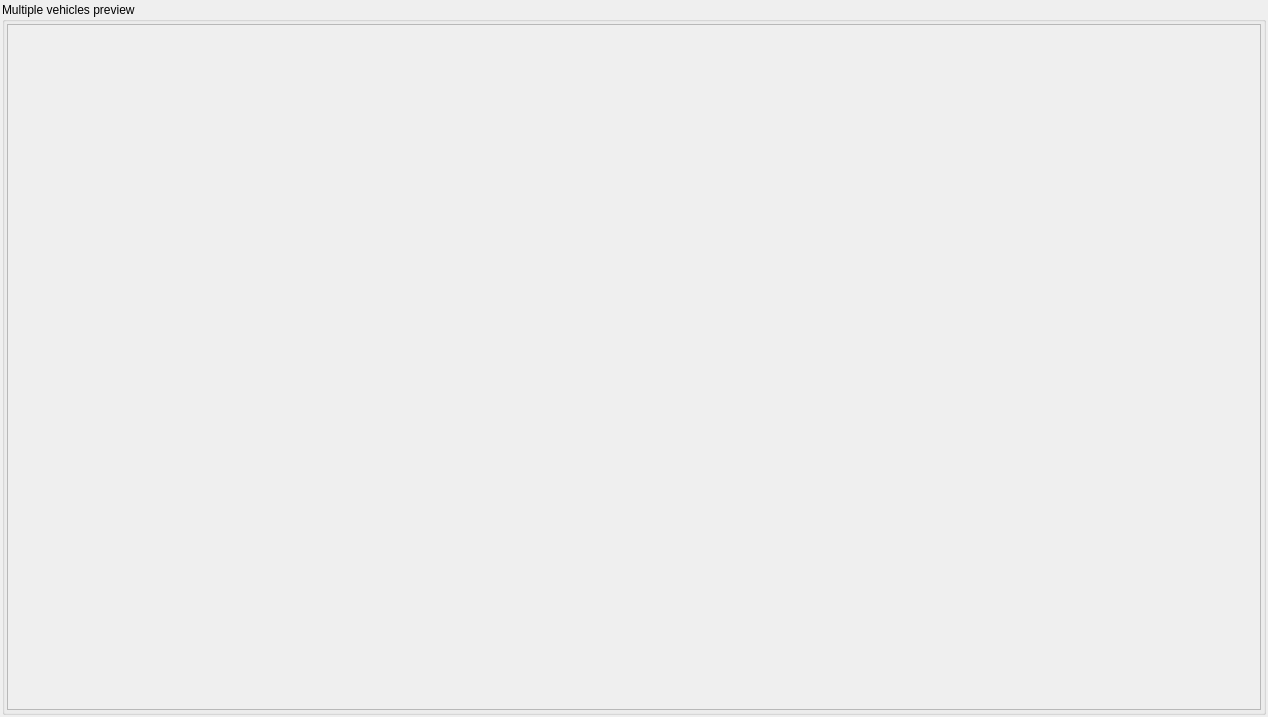
<?xml version="1.0" encoding="UTF-8"?>
<ui version="4.0">
 <class>MultipleVehiclesPreview</class>
 <widget class="QWidget" name="MultipleVehiclesPreview">
  <property name="geometry">
   <rect>
    <x>0</x>
    <y>0</y>
    <width>1268</width>
    <height>717</height>
   </rect>
  </property>
  <property name="windowTitle">
   <string>Form</string>
  </property>
  <layout class="QGridLayout" name="gridLayout">
   <property name="leftMargin">
    <number>2</number>
   </property>
   <property name="topMargin">
    <number>2</number>
   </property>
   <property name="rightMargin">
    <number>2</number>
   </property>
   <property name="bottomMargin">
    <number>2</number>
   </property>
   <item row="0" column="0">
    <widget class="QGroupBox" name="gpbMultipleVehiclesPreview">
     <property name="title">
      <string>Multiple vehicles preview</string>
     </property>
     <layout class="QGridLayout" name="gridLayout_3">
      <property name="leftMargin">
       <number>2</number>
      </property>
      <property name="topMargin">
       <number>2</number>
      </property>
      <property name="rightMargin">
       <number>2</number>
      </property>
      <property name="bottomMargin">
       <number>2</number>
      </property>
      <item row="0" column="0">
       <widget class="QScrollArea" name="scrollArea">
        <property name="widgetResizable">
         <bool>true</bool>
        </property>
        <widget class="QWidget" name="scrollAreaWidgetContents">
         <property name="geometry">
          <rect>
           <x>0</x>
           <y>0</y>
           <width>1252</width>
           <height>681</height>
          </rect>
         </property>
         <layout class="QGridLayout" name="gridLayout_4">
          <item row="0" column="0">
           <layout class="QGridLayout" name="gridMultipleVehiclesPreview"/>
          </item>
         </layout>
        </widget>
       </widget>
      </item>
     </layout>
    </widget>
   </item>
  </layout>
 </widget>
 <resources/>
 <connections/>
</ui>
